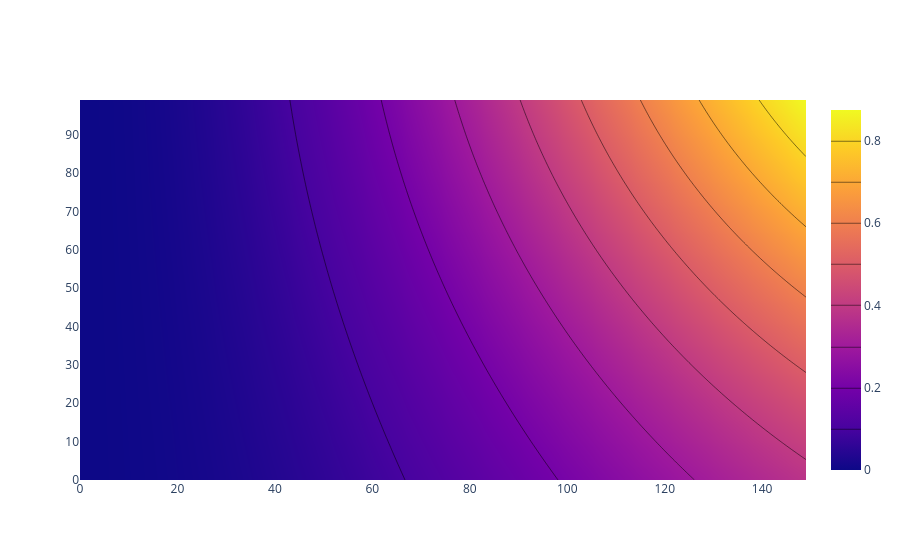

Notebook cell for this chart:
### Code cell
fig = go.Figure(data =
    go.Contour(
        z=Z,x=X,y=Y,contours_coloring='heatmap'
    ))
fig.show()

### Figure 1 — Plotly figure (JSON) as saved in the notebook; plotly's stock layout.template omitted (floating-point values rounded to 4 significant figures; data arrays with more than 128 entries replaced by an {"elided": "..."} marker saying what was removed)
{"data": [{"contours": {"coloring": "heatmap"}, "type": "contour", "x": [0, 1, 2, 3, 4, 5, 6, 7, 8, 9, 10, 11, 12, 13, 14, 15, 16, 17, 18, 19, 20, 21, 22, 23, 24, 25, 26, 27, 28, 29, 30, 31, 32, 33, 34, 35, 36, 37, 38, 39, 40, 41, 42, 43, 44, 45, 46, 47, 48, 49, 50, 51, 52, 53, 54, 55, 56, 57, 58, 59, 60, 61, 62, 63, 64, 65, 66, 67, 68, 69, 70, 71, 72, 73, 74, 75, 76, 77, 78, 79, 80, 81, 82, 83, 84, 85, 86, 87, 88, 89, 90, 91, 92, 93, 94, 95, 96, 97, 98, 99], "y": {"elided": "150 int values"}, "z": {"elided": "100x150 float values"}}], "layout": {}}
